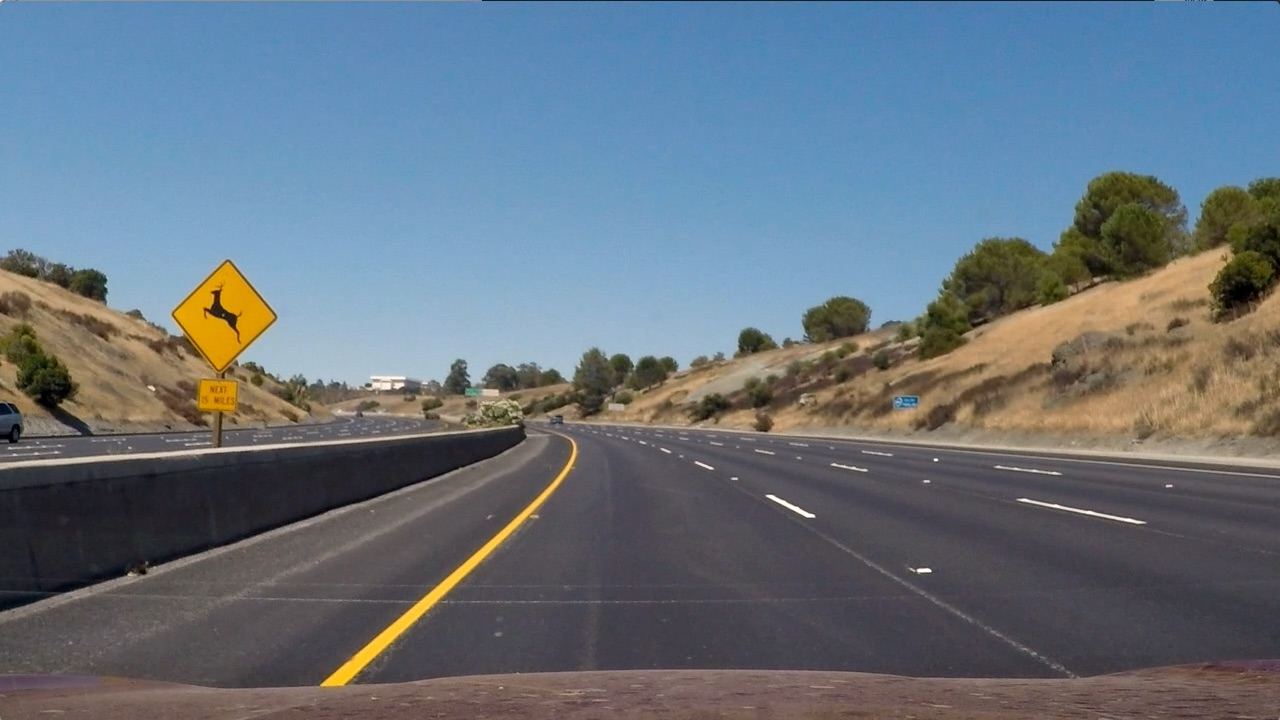
#> input picture test_images/test2.jpg, 1280 x 720 px; its folder holds only this picture in this run
$ python -i LaneLines.py   (imports and definitions only)   (older library calls are emulated)
#> lines starting #> are read from the running program, lines starting #| are printed output that depends on the picture; after the words box and inside, x2 and y2 are one past the last pixel; in counts of white or black regions, pixels touching at a corner belong together
import matplotlib.pyplot as plt
import matplotlib.image as mpimg
import numpy as np
import cv2
import os

####################################
############ CONSTANTS #############
####################################
thresh_min      = 20
thresh_max      = 100
s_thresh_min    = 170
s_thresh_max    = 255
ym_per_pix      = 30/720
xm_per_pix      = 3.7/700

# [5 lines left out: function image_show, not called in this run]
def get_binary(img,min,max):
    binary = np.zeros_like(img)
    binary[(img >= min) & (img <= max)] = 1
    return binary
# [4 lines left out: function define_vertices, not called in this run]
def undistort(image, mtx, dist):
    image = cv2.undistort(image, mtx, dist, None, mtx)
    return image
# [25 lines left out: function cam_calibration, not called in this run]

def grad_and_color_thresh(img,img_name='',imgshow=True,save_file=False):
#> called with img_name = '', imgshow = True, save_file = False
    gray            = cv2.cvtColor(img,cv2.COLOR_RGB2GRAY)
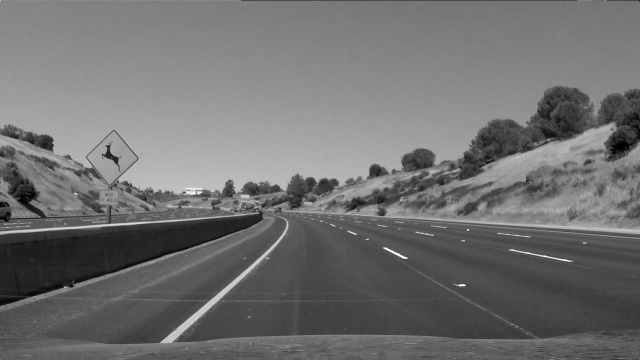
#> gray: shape (720, 1280) (shown at 1/2 size); min 0, max 255, mean 112.3
    s_channel       = cv2.cvtColor(img,cv2.COLOR_RGB2HLS)[:,:,2]
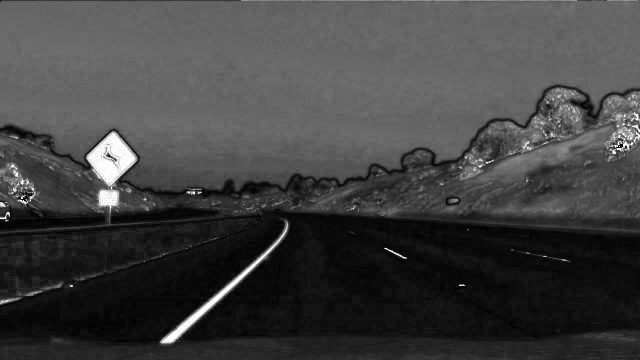
#> s_channel: shape (720, 1280) (shown at 1/2 size); min 0, max 255, mean 64.8

    abs_sobelx      = np.absolute(cv2.Sobel(gray, cv2.CV_64F, 1, 0))
    scaled_sobel    = np.uint8(255*abs_sobelx/np.max(abs_sobelx))

    binary_sobel_x  = get_binary(scaled_sobel,thresh_min,thresh_max)
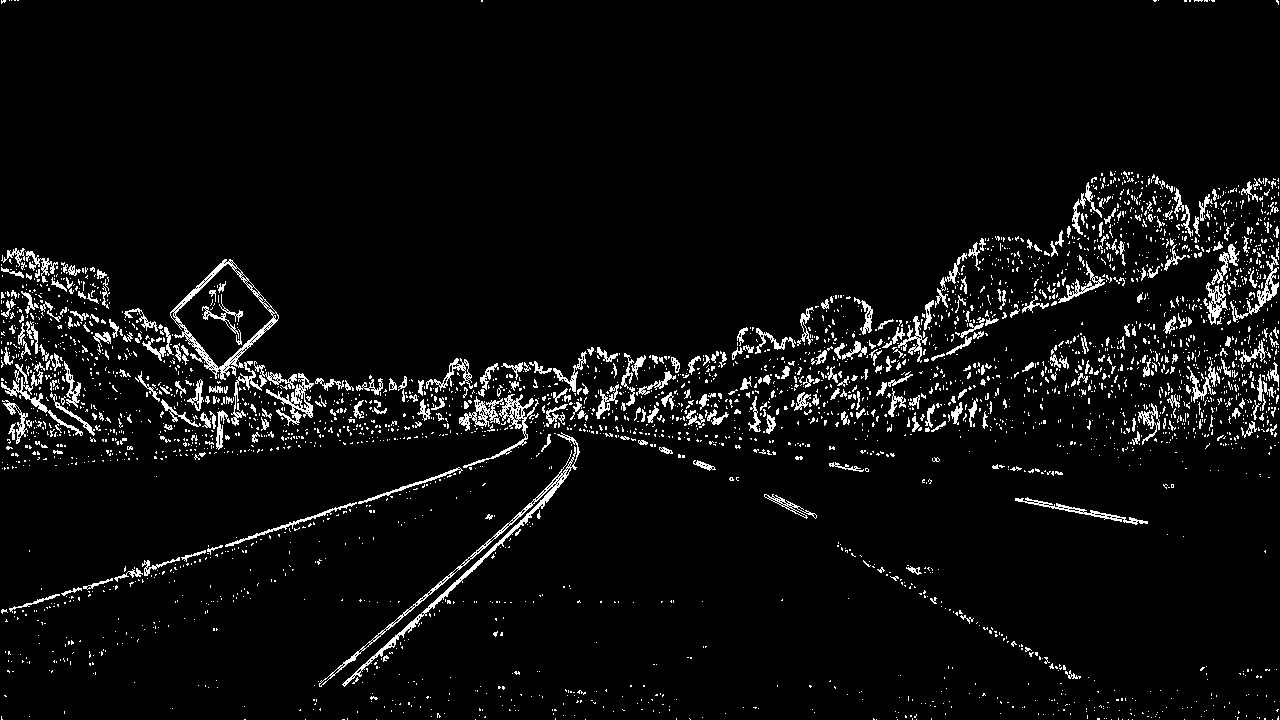
#> binary_sobel_x: shape (720, 1280); values 0 (black) and 1 (white), 5% white in thin lines or dots
    binary_hls_s    = get_binary(s_channel,s_thresh_min,s_thresh_max)
#> binary_hls_s: shape (720, 1280); values 0 (black) and 1 (white), 1.5% white; 262 white regions (217 under 20 px), largest, box (x1, y1, x2, y2) and area: (173, 264, 273, 372) 5666, (321, 444, 576, 686) 2915, (197, 379, 238, 426) 1204

    combined_binary = np.zeros_like(binary_sobel_x)
    combined_binary[(binary_hls_s == 1) | (binary_sobel_x == 1)] = 1


    return combined_binary
# [76 lines left out: functions transform, get_lines, not called in this run]
def get_x_for_line(line_fit, line_y):
    poly = np.poly1d(line_fit)
    return poly(line_y)
# [64 lines left out: functions get_curvature_center, draw_region, calibrate, draw_line, not called in this run]

>>> import cv2
>>> picture = cv2.cvtColor(cv2.imread('test_images/test2.jpg'), cv2.COLOR_BGR2RGB)
>>> result = grad_and_color_thresh(picture)
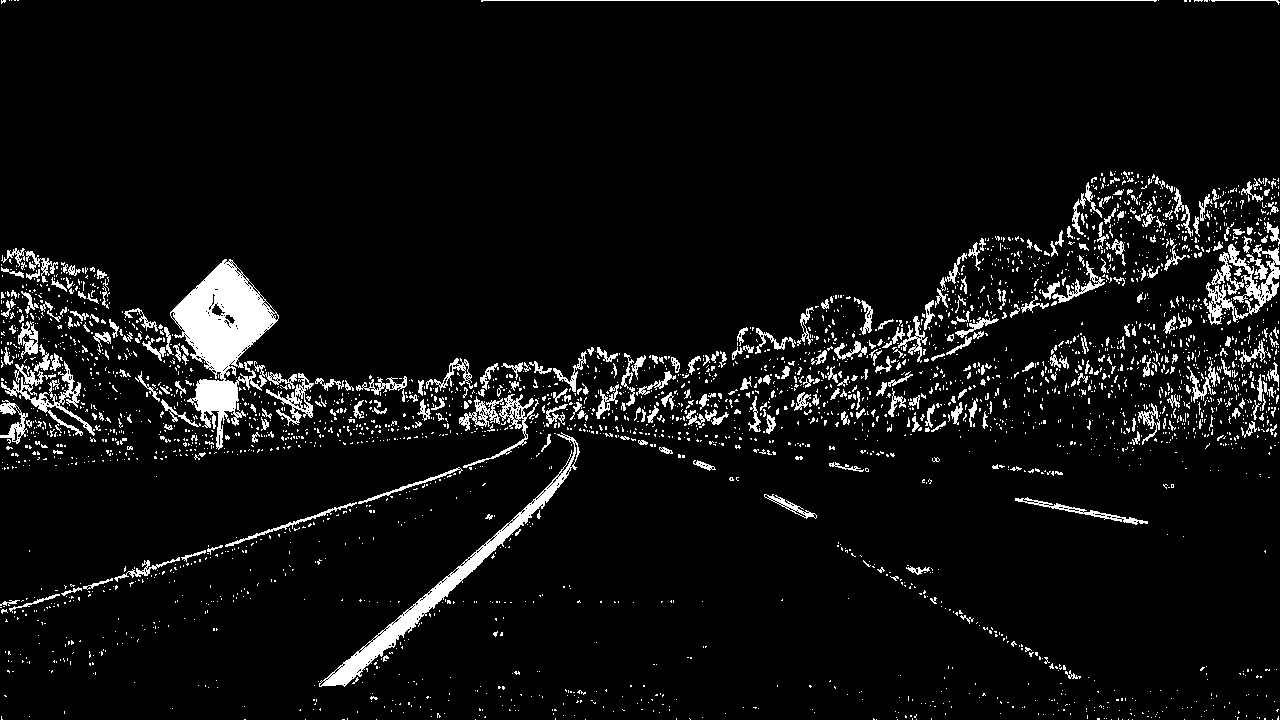
#> result: shape (720, 1280); values 0 (black) and 1 (white), 6.1% white; 3246 white regions (2892 under 20 px), largest, box (x1, y1, x2, y2) and area: (170, 259, 297, 450) 8951, (319, 432, 580, 687) 4387, (1203, 244, 1280, 325) 2170

$ run again, on test_images/test3.jpg
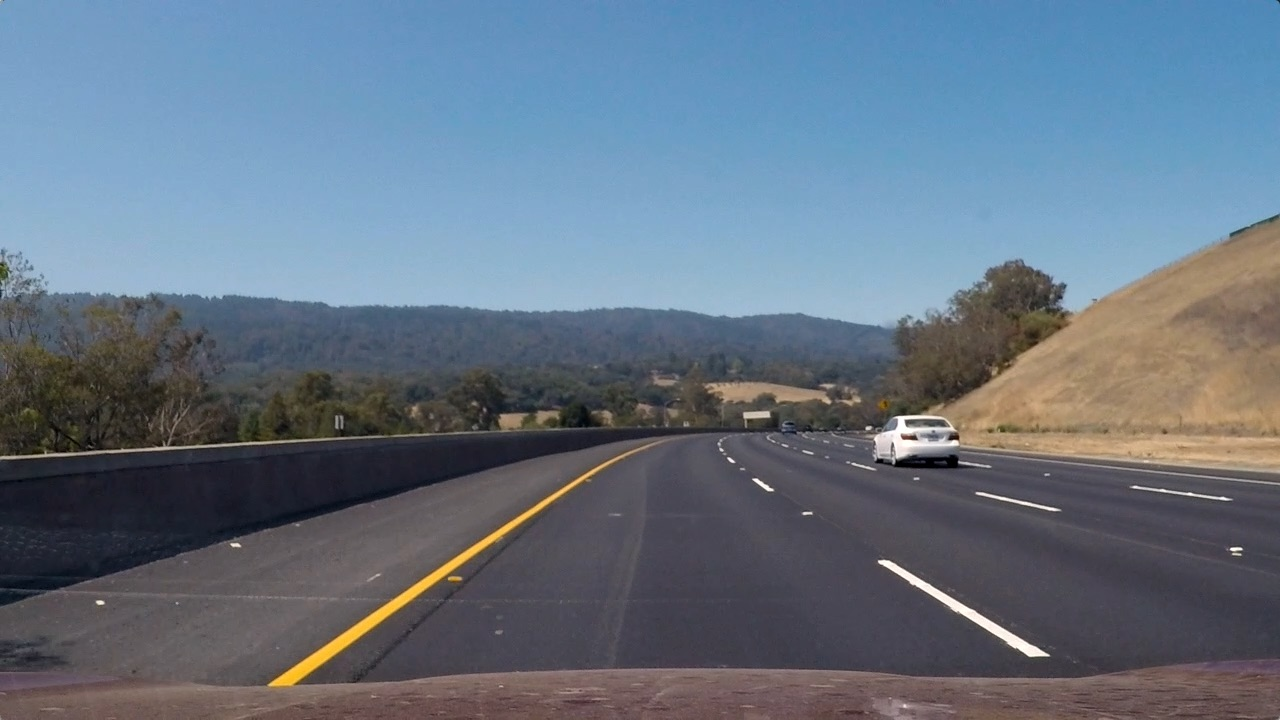
#> input picture test_images/test3.jpg, 1280 x 720 px
#> in grad_and_color_thresh, `binary_sobel_x  = get_binary(scaled_sobel,thresh_min,thresh_max)`:
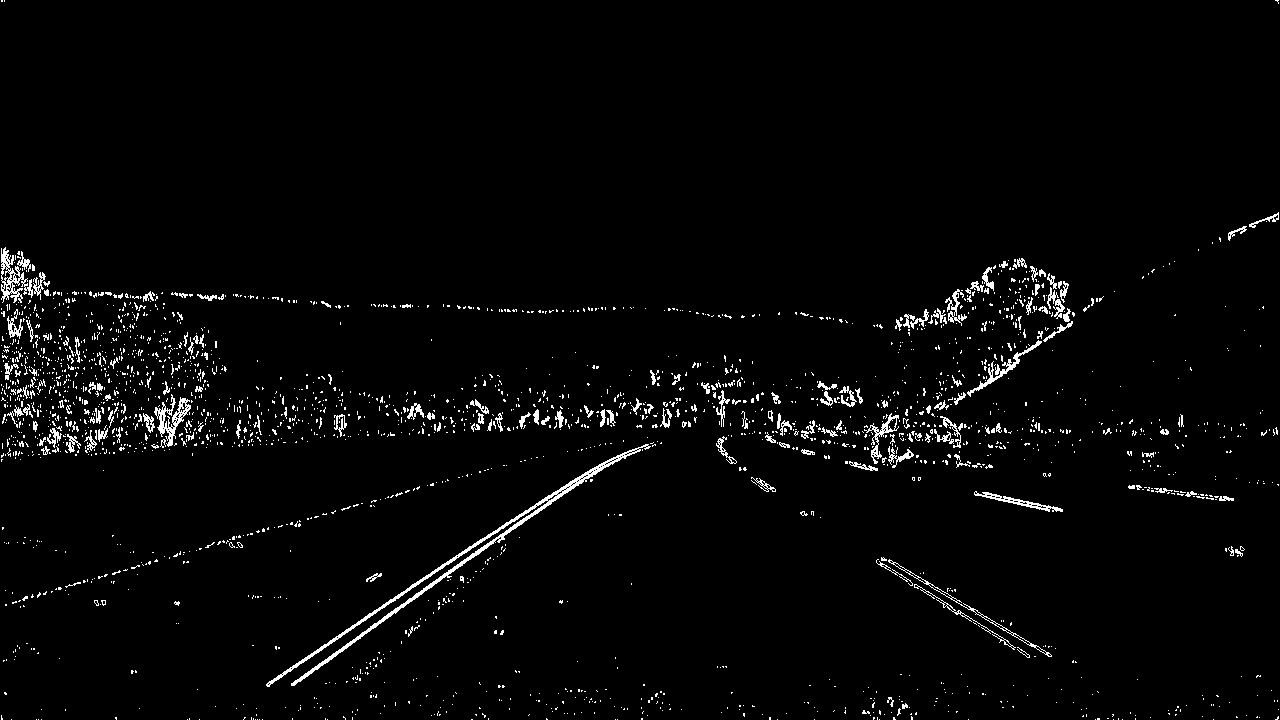
#> binary_sobel_x: shape (720, 1280); values 0 (black) and 1 (white), 2.6% white in thin lines or dots
#> binary_hls_s: shape (720, 1280); values 0 (black) and 1 (white), 0.52% white; 83 white regions (77 under 20 px), largest, box (x1, y1, x2, y2) and area: (270, 470, 595, 686) 2854, (879, 561, 1045, 656) 976, (889, 416, 935, 450) 344, (898, 456, 958, 468) 294, (66, 436, 80, 446) 21, (32, 451, 44, 454) 20
#> `result = grad_and_color_thresh(picture)`:
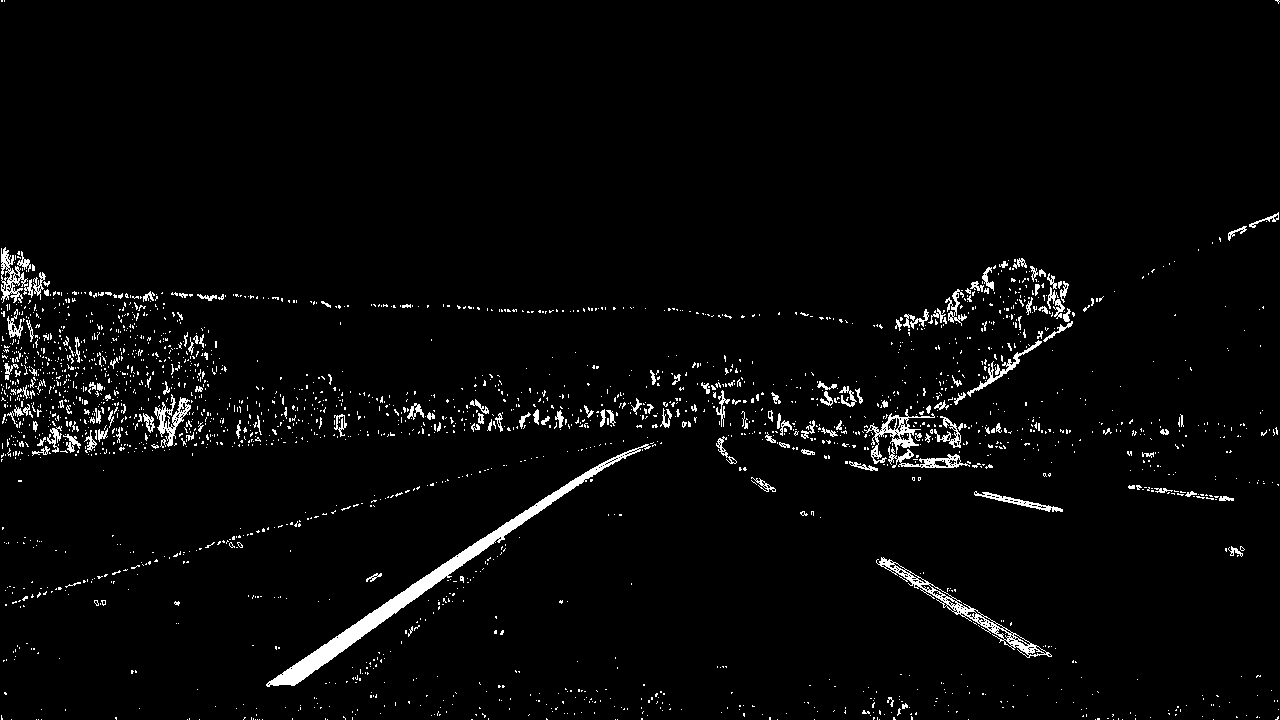
#> result: shape (720, 1280); values 0 (black) and 1 (white), 3% white; 2381 white regions (2209 under 20 px), largest, box (x1, y1, x2, y2) and area: (266, 444, 651, 687) 4993, (876, 557, 1052, 658) 1453, (864, 409, 935, 464) 830

$ run again, on test_images/test4.jpg
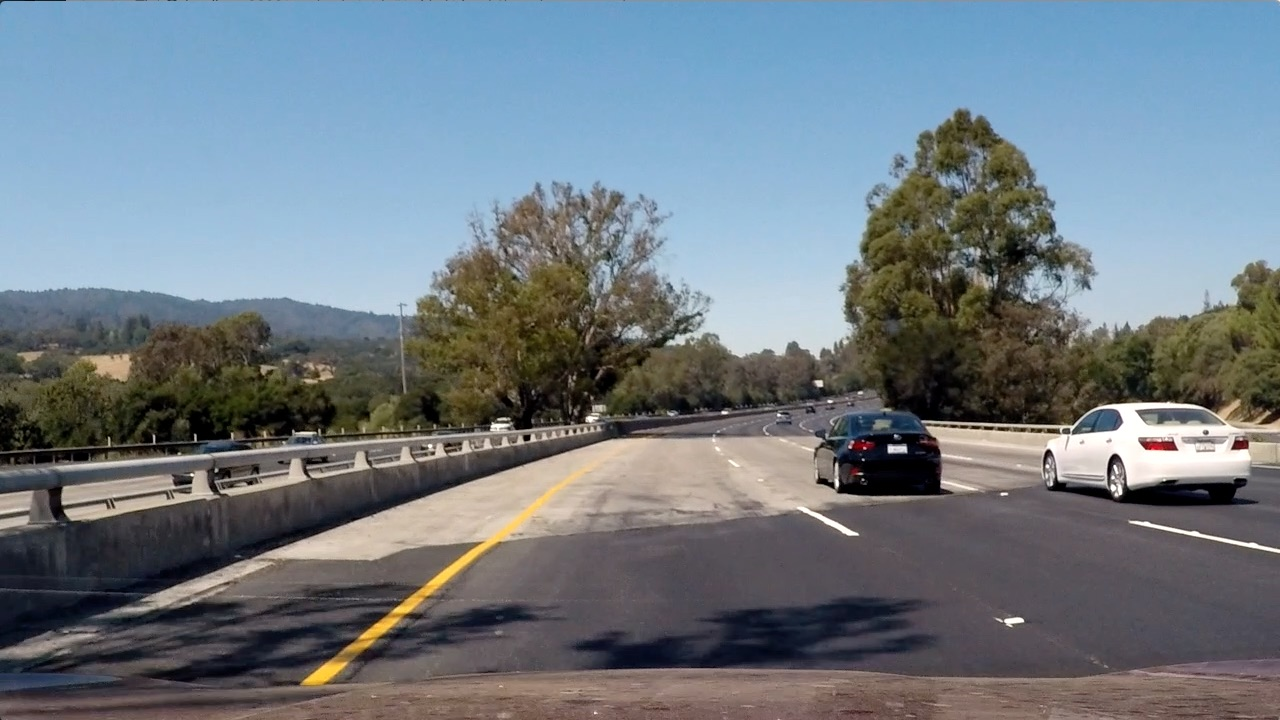
#> input picture test_images/test4.jpg, 1280 x 720 px
#> in grad_and_color_thresh, `binary_sobel_x  = get_binary(scaled_sobel,thresh_min,thresh_max)`:
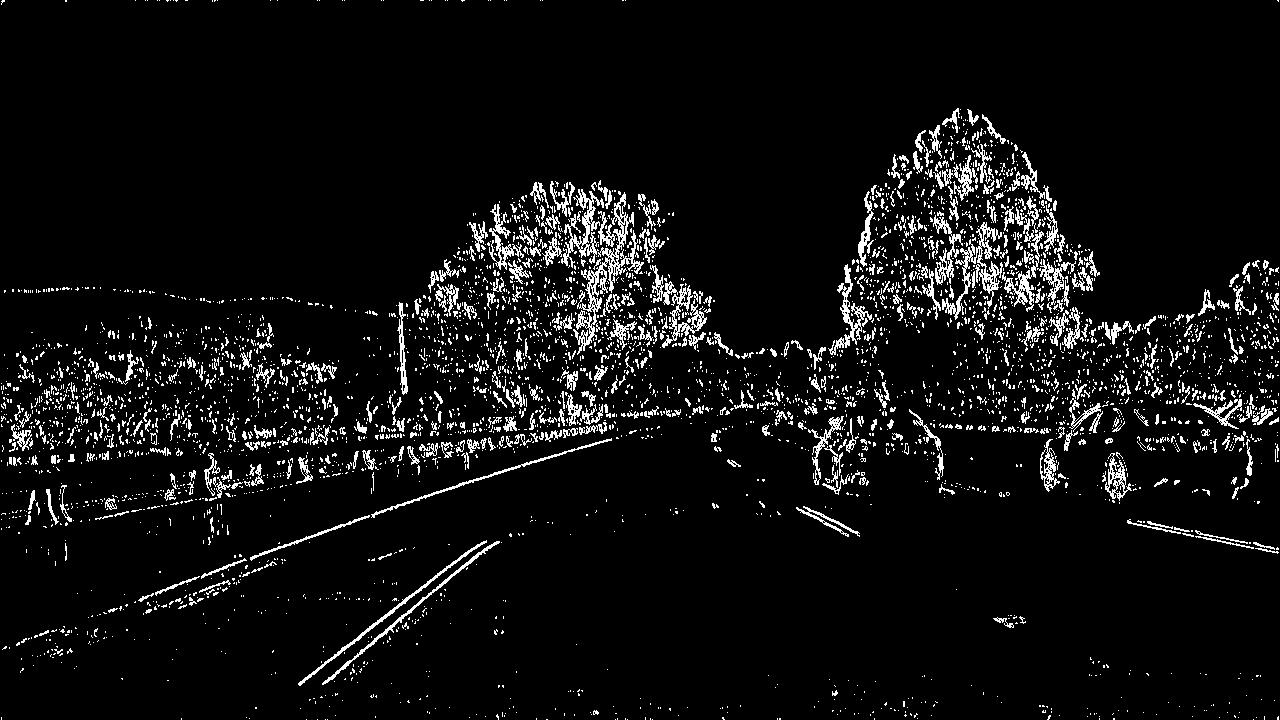
#> binary_sobel_x: shape (720, 1280); values 0 (black) and 1 (white), 6.3% white in thin lines or dots
#> binary_hls_s: shape (720, 1280); values 0 (black) and 1 (white), 2.4% white; 1072 white regions (927 under 20 px), largest, box (x1, y1, x2, y2) and area: (1067, 403, 1250, 484) 4291, (838, 451, 940, 495) 1732, (419, 468, 589, 595) 1482
#> `result = grad_and_color_thresh(picture)`:
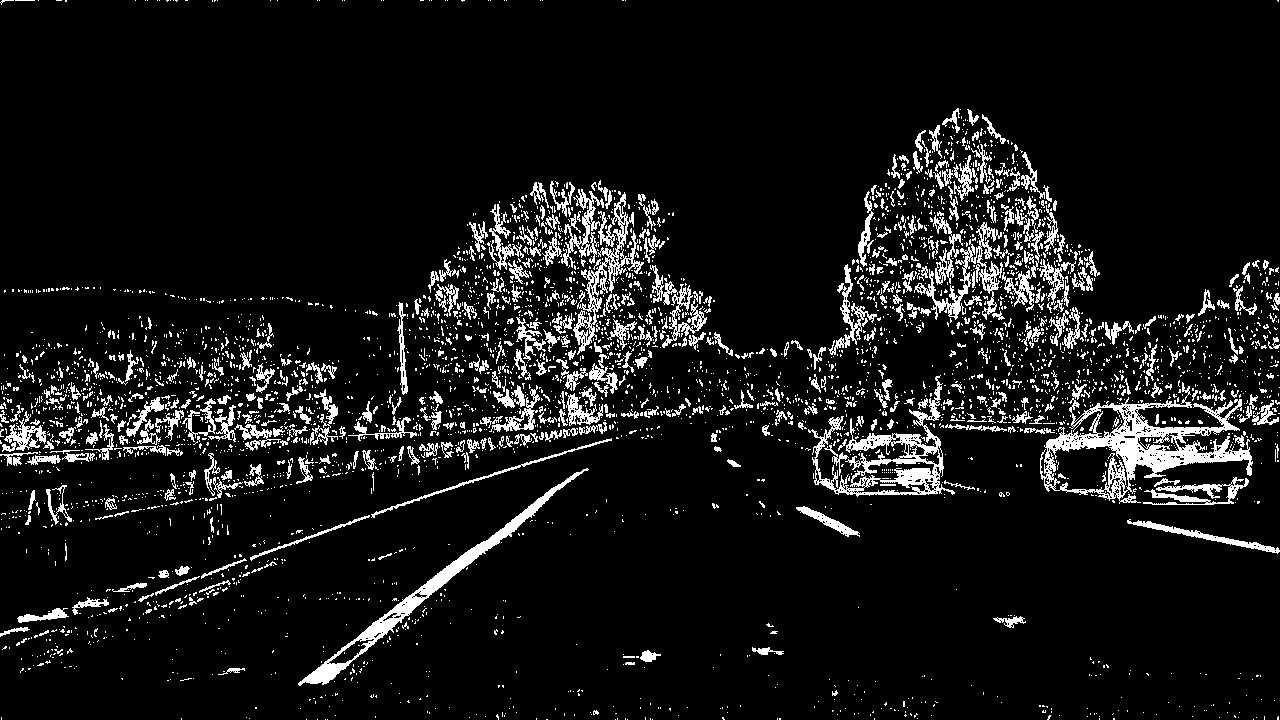
#> result: shape (720, 1280); values 0 (black) and 1 (white), 8.4% white in thin lines or dots
